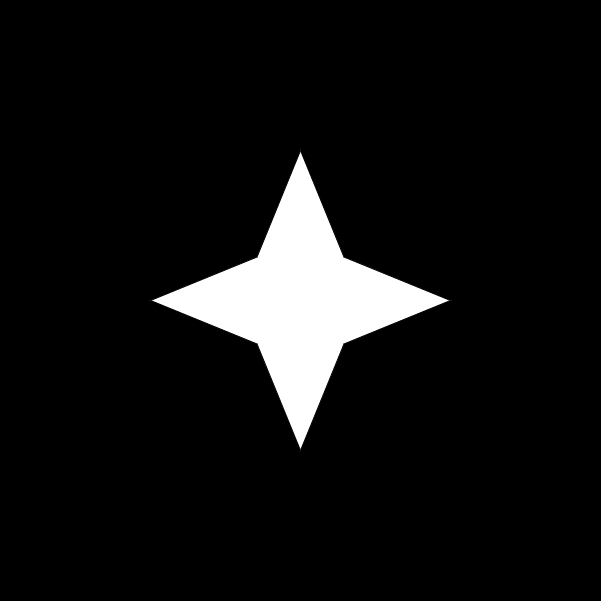
#> input picture Session_10/images/star.png, 601 x 601 px
$ jupyter execute --allow-errors test.ipynb
#> lines starting #> are read from the running program, lines starting #| are printed output that depends on the picture; after the words box and inside, x2 and y2 are one past the last pixel; in counts of white or black regions, pixels touching at a corner belong together
[cell 1]
# Import Libraries
import cv2
import numpy as np
import matplotlib.pyplot as plt

1. Convex Hull

[cell 2]
# Import image

img = cv2.imread(r'images/star.png')
#> img is the input picture: shape (601, 601, 3); min 0, max 255, mean 18.1
imgCopy = img.copy()

[cell 3]
# Convert to Grayscale
imgGray = cv2.cvtColor(imgCopy, cv2.COLOR_BGR2GRAY)

# Create binary thresholded image
_, binary = cv2.threshold(imgGray, 230, 255, cv2.THRESH_BINARY_INV)
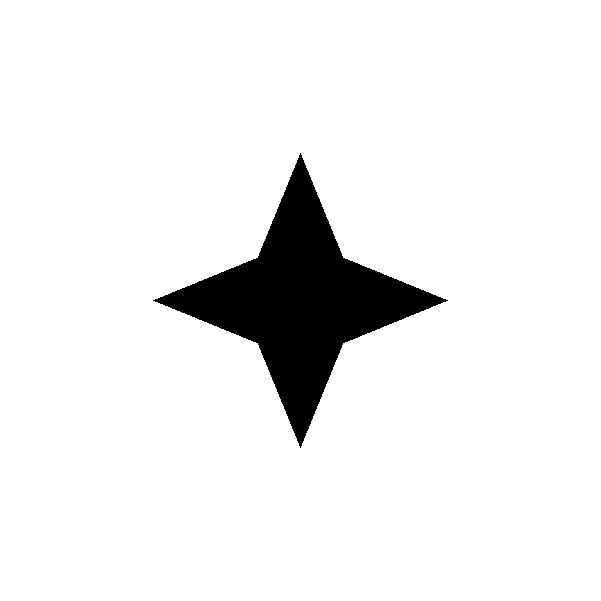
#> binary: shape (601, 601); 93% white; 1 black region

# Find all contours in the image
contours, hierarchy = cv2.findContours(binary, cv2.RETR_TREE, cv2.CHAIN_APPROX_SIMPLE)
#> contours = 2 contours; box (x1, y1, x2, y2) and area: (0, 0, 601, 601) 360000, (152, 152, 449, 449) 25696

# Draw all contours
cv2.drawContours(imgCopy, contours, -1, (0,255,0), 5)
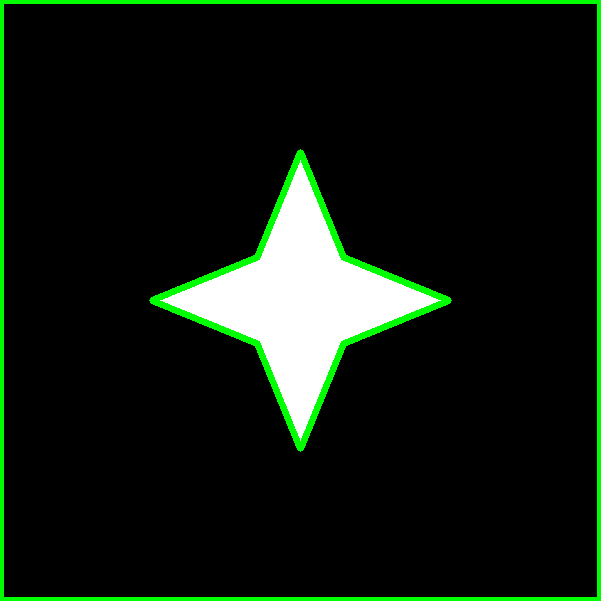
#> imgCopy: shape (601, 601, 3); 4.26% of pixels changed, all inside (x1, y1, x2, y2) = (0, 0, 601, 601)

# Select the contours
cnt = contours[1]
#> cnt = contour of 688 points, box (x1, y1, x2, y2) (152, 152, 449, 449), area 25696

# get the convex hull
hull =cv2.convexHull(cnt)
#> hull = [[300, 152], [448, 300], [300, 448], [152, 300]]

# Darw the convex hull
hullImg = img.copy()
cv2.drawContours(hullImg, [hull], 0, (0, 0, 255), 5)
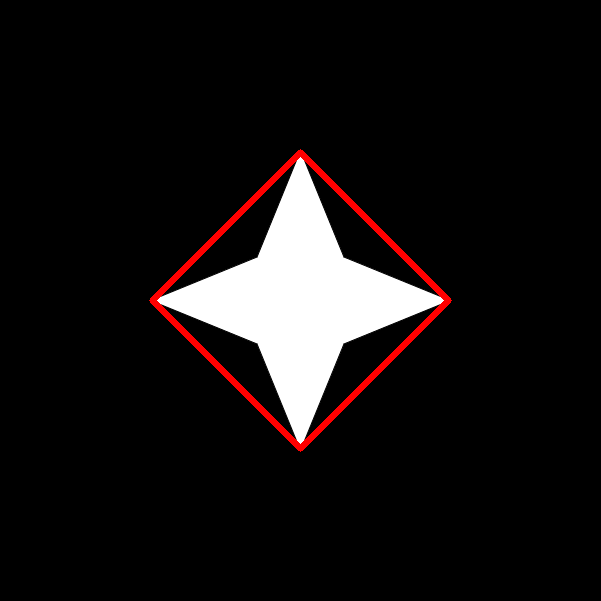
#> hullImg: shape (601, 601, 3); 1.47% of pixels changed, all inside (x1, y1, x2, y2) = (149, 149, 452, 452)

# Display the result
plt.subplot(121)
plt.tick_params(left = False, right =False, labelleft=False, labelbottom = False, bottom=False)
plt.imshow(imgCopy)
plt.show()

plt.subplot(122)
plt.tick_params(left = False, right =False, labelleft=False, labelbottom = False, bottom=False)
plt.imshow(hullImg)
plt.show()

2. Convexity Defects

[cell 4]
# Get the convex hull
hull = cv2.convexHull(cnt, returnPoints=False) #mind the 'returnPoints = False'ArithmeticError
#> hull = [1, 173, 345, 517]

# Get a copy to draw convexity defects
defectsImg = img.copy()

# Find convexity defects
defects = cv2.convexityDefects(cnt, hull)
#> defects = [[517, 1, 603, 11223], [1, 173, 87, 11223], [173, 345, 259, 11223], [345, 517, 431, 11223]]

#draw circels on convexity defects
for i in range(defects.shape[0]):
    s,e,f,d = defects[i,0]
    fpoint = tuple(cnt[f][0])
    cv2.circle(defectsImg, fpoint, 10, [255, 255, 0], -1)
#> this loop made 4 passes
#> (s, e, f, fpoint) on passes 1 to 4: (517, 1, 603, (257, 257)), (1, 173, 87, (343, 257)), (173, 345, 259, (343, 343)), (345, 517, 431, (257, 343))
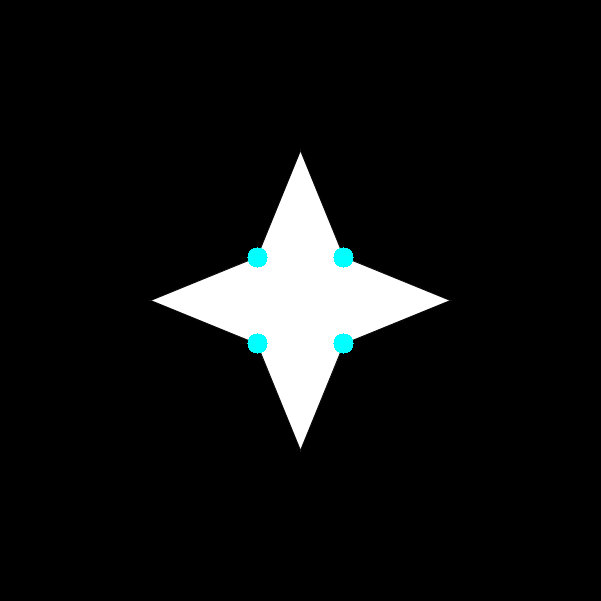
#> defectsImg: shape (601, 601, 3); 0.35% of pixels changed, all inside (x1, y1, x2, y2) = (247, 247, 354, 354)

# display he result
plt.subplot(111)
plt.tick_params(left = False, right =False, labelleft=False, labelbottom = False, bottom=False)
plt.imshow(defectsImg)
plt.show()

3. Contours limitations in instance segmentation

[cell 5]
imgCoins = cv2.imread(r'images/water_coins.jpg', 0)
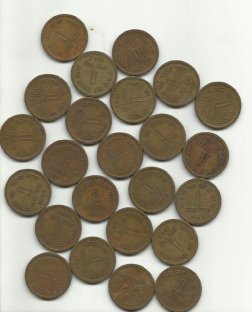
#> input picture Session_10/images/water_coins.jpg, 252 x 312 px
#> imgCoins: shape (312, 252); min 32, max 254, mean 153.7

ret, thresh = cv2.threshold(imgCoins, 0, 255, cv2.THRESH_BINARY_INV + cv2.THRESH_OTSU)
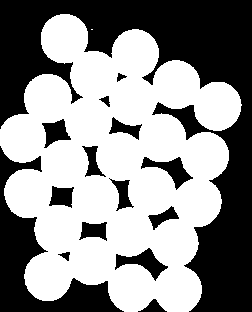
#> thresh: shape (312, 252); 55.9% white; 15 black regions, largest, box (x1, y1, x2, y2) and area: (0, 0, 252, 312) 24925, (0, 146, 124, 312) 5653, (115, 248, 168, 281) 657
#> ret = 162
_, cnts = cv2.findContours(thresh.copy(), cv2.RETR_EXTERNAL, cv2.CHAIN_APPROX_SIMPLE)
#> cnts = [[1, -1, -1, -1], [-1, 0, -1, -1]]

img2 = imgCoins.copy()
#> (the rest of this cell did not finish here and is left out)

4. Watershed Algorithem

[cell 6]
# 1. Background extraction
img = cv2.imread(r'images/water_coins.jpg')
#> img is the input picture: shape (312, 252, 3); mean B, G, R 136.3, 153.2, 161.4
gray = cv2.cvtColor(img, cv2.COLOR_BGR2GRAY)

# applying dilation for sure_bg detection
ret, thresh = cv2.threshold(gray, 0, 255, cv2.THRESH_BINARY_INV+cv2.THRESH_OTSU)

# defining kernel for opening operation
kernel = np.ones((3,3), np.uint8)
opening = cv2.morphologyEx(thresh, cv2.MORPH_OPEN, kernel, iterations = 2)
#> opening: shape (312, 252); 55.9% white; 15 black regions, largest, box (x1, y1, x2, y2) and area: (0, 0, 252, 312) 24935, (0, 146, 124, 312) 5653, (115, 248, 168, 281) 657

# after opening, will perform dilation
sureBG = cv2.dilate(opening, kernel, iterations = 3)
#> sureBG: shape (312, 252); 66.1% white; 17 black regions (5 under 20 px), largest, box (x1, y1, x2, y2) and area: (0, 0, 252, 312) 21098, (0, 155, 116, 312) 4232, (175, 109, 199, 133) 203

[cell 7]
# 2. Foreground extraction
distTransform = cv2.distanceTransform(opening, cv2.DIST_L2, 5)

ret, sureFG = cv2.threshold(distTransform, 0.7*distTransform.max(), 255, 0)
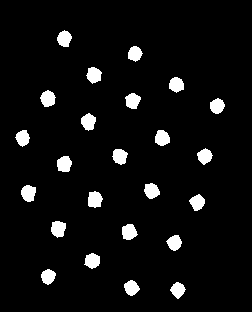
#> sureFG: shape (312, 252) float32; 5.6% white; 24 white regions, largest, box (x1, y1, x2, y2) and area: (88, 191, 103, 208) 198, (21, 185, 36, 202) 196, (51, 221, 66, 238) 196
#> ret = 16.78
sureFG = np.uint8(sureFG)

[cell 8]
# finding the unknown area (neither sure foreground nor for backgroubd)

unkown = cv2.subtract(sureBG, sureFG)
# cv2.imshow('unknown', unkown)

# plt.figure(figsize=(8,8), num='test.img')

plt.subplot(1, 1, 1)
plt.xticks([]), plt.yticks([])
plt.title('unknown', fontsize= 8)
plt.imshow(unkown)

[cell 9]
# applyning watershed algo

ret, markers = cv2.connectedComponents(sureFG)
#> markers: shape (312, 252) int32; 25 distinct labels, from 0 to 24
#> ret = 25
print(markers)
#> (printed output is left out)

# add one so that sure backgorund is not 0
markers = markers + 1
#> markers: shape (312, 252) int32; 25 distinct labels, from 1 to 25

# making theunkonw area as 0
markers[unkown == 255] = 0
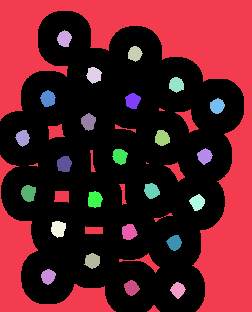
#> markers: shape (312, 252) int32; 26 distinct labels, from 0 to 25; one colour per label, 0 black
markers = cv2.watershed(img, markers)
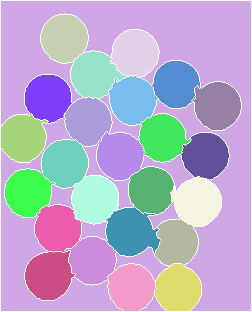
#> markers: shape (312, 252) int32; 26 distinct labels, from -1 to 25; one colour per label, 0 black, -1 white

# boundry region is marked with -1
img[markers == -1] = (255, 0, 0)
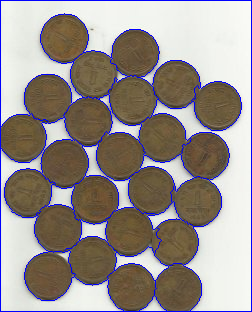
#> img: shape (312, 252, 3); 5.06% of pixels changed, all inside (x1, y1, x2, y2) = (0, 0, 252, 312)
